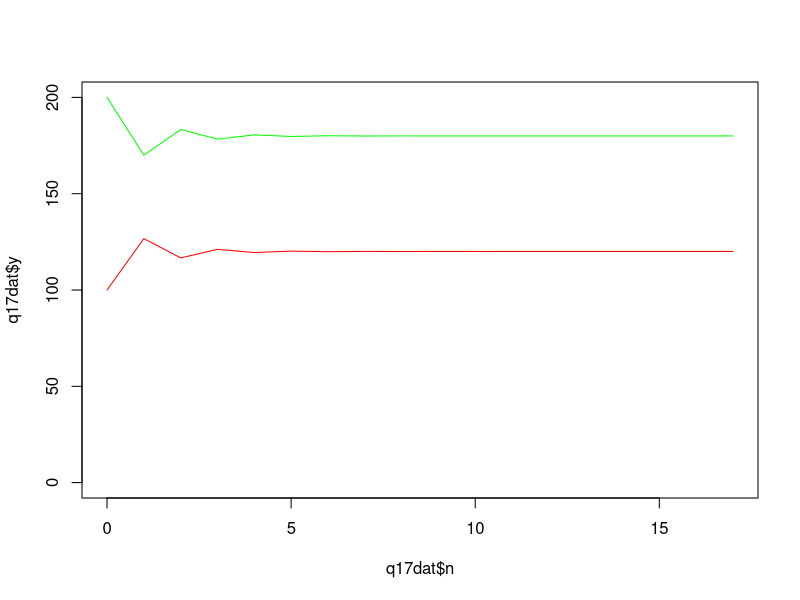
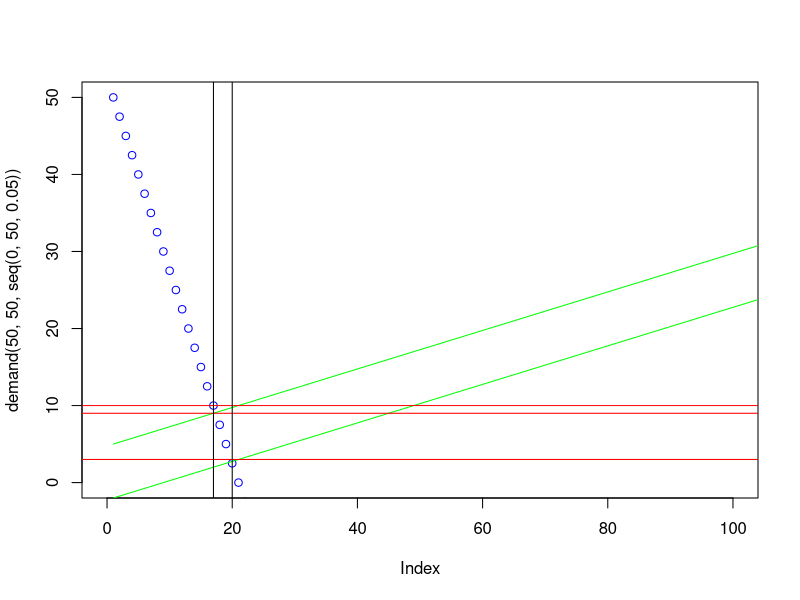
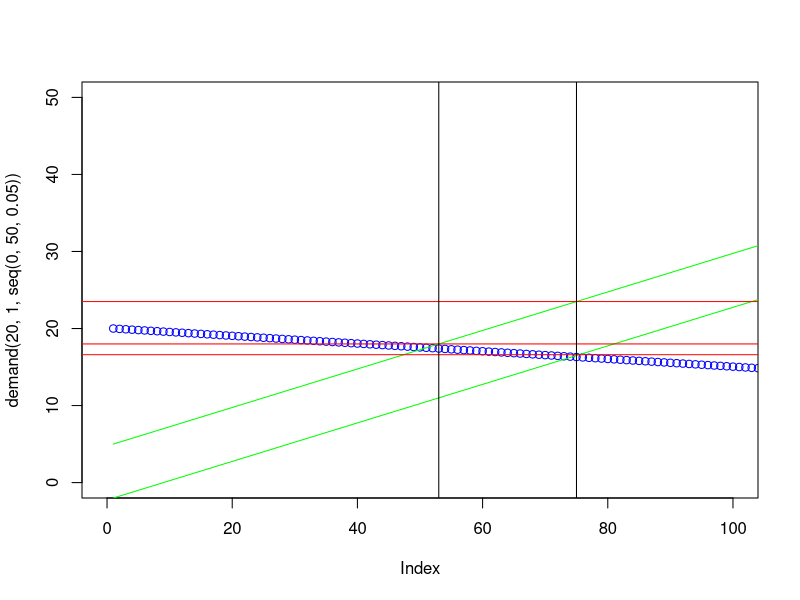
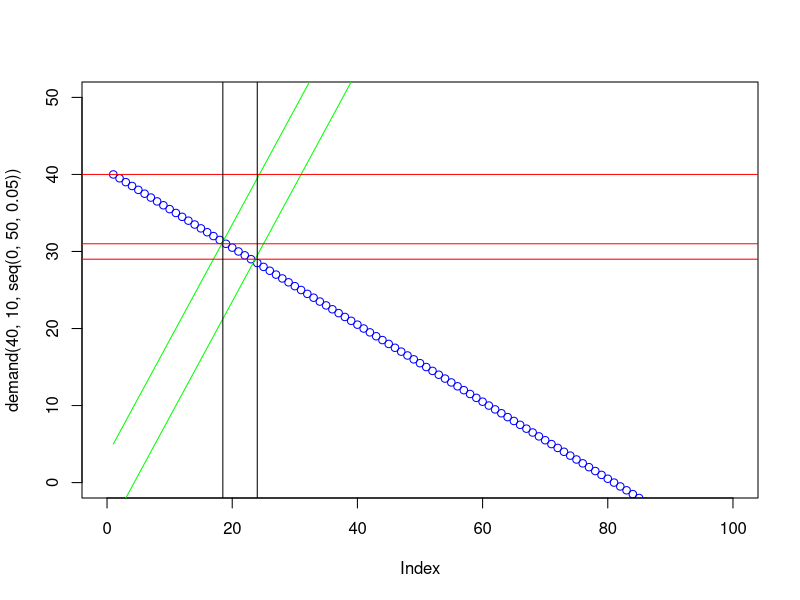
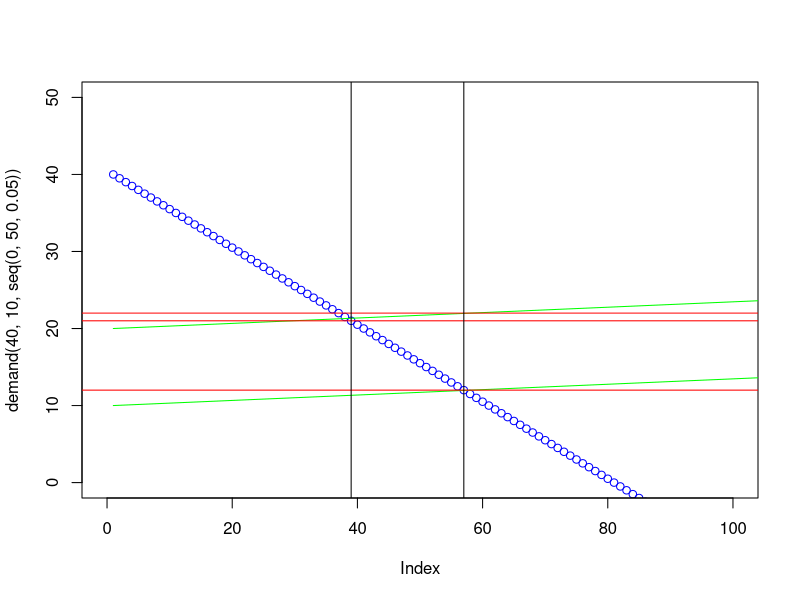

The R script that drew these images, in order:
## ---- chunk 1
knitr::opts_chunk$set(echo = TRUE)
## ---- chunk 2
y17 <- function(x){120 + .5 * x}
x17 <- function(y){60 + (1/3)*y}

q17 <- function(x0, y0, iters){
  n <- c(0:iters)
  x <- c(x0, 1:iters)
  y <- c(y0, 1:iters)
  
  for(i in 1:iters){
    x[i+1] <- x17(y[i])
    y[i+1] <- y17(x[i])
  }
  solution <- data.frame(n,x,y)
  return(solution)
}

q17(100,200,17)
q17dat <- q17(100,200,17)

#A: graph results
plot(q17dat$n, q17dat$y, type="l", col="green", ylim=(c(0,200)))
lines(q17dat$n, q17dat$x, type="l", col="red")

#B: Is an equlibrium value reached?
#An equilibrium value is reached at x=120, y=180

#C: Try other starting values. Do you think the equilibrium value is stable?
q17(200,100,17)[15:17,] #looks stable
q17(150,150,17)[15:17,] #still looks stable

#D: Explore other values for the survival coefficients of Countries X and Y . Describe your results.
y17d <- function(sc, x){120 + sc * x}
x17d <- function(sc, y){60 + sc * y}

q17d <- function(x0, y0, iters, scx, scy){
  n <- c(0:iters)
  x <- c(x0, 1:iters)
  y <- c(y0, 1:iters)
  
  for(i in 1:iters){
    x[i+1] <- x17d(scx, y[i])
    y[i+1] <- y17d(scy, x[i])
  }
  solution <- data.frame(n,x,y)
  return(solution)
}

#at .7/.4 (all three reach equilibrium at 200/200 ish)
q17d(100,200,17, .7, .4)[15:17,] 
q17d(200,100,17, .7, .4)[15:17,] 
q17d(150,150,17, .7, .4)[15:17,] 

#at .9/.1 (all three reach equilibrium at 184.6/138.4 ish)
q17d(100,200,17, .9, .1)[15:17,] 
q17d(200,100,17, .9, .1)[15:17,] 
q17d(150,150,17, .9, .1)[15:17,] 

#So takeaway is that this is a generally stable system, and the survival coefficient defines the equlibrium values
## ---- chunk 3
demand <- function(a,b,p){a-(b*p)}
supply <- function(a,b,p){a+(b*p)}

plot(demand(50,50,seq(0,50,.05)), ylim = c(0,50), xlim = c(0,100), col = "blue")
lines(supply(-2,5, seq(0,50,.05)), col = "green")
lines(supply(5,5, seq(0,50,.05)), col = "green")
abline(h = 10, col = "red")
abline(h = 9, col = "red")
abline(h = 3, col = "red")
abline(v = 20)
abline(v = 17)
## ---- chunk 4
demand <- function(a,b,p){a-(b*p)}
supply <- function(a,b,p){a+(b*p)}

plot(demand(20,1,seq(0,50,.05)), ylim = c(0,50), xlim = c(0,100), col = "blue")
lines(supply(-2,5, seq(0,50,.05)), col = "green")
lines(supply(5,5, seq(0,50,.05)), col = "green")
abline(h = 23.5, col = "red")
abline(h = 18, col = "red")
abline(h = 16.6, col = "red")
abline(v = 53)
abline(v = 75)
## ---- chunk 5
demand <- function(a,b,p){a-(b*p)}
supply <- function(a,b,p){a+(b*p)}

plot(demand(40,10,seq(0,50,.05)), ylim = c(0,50), xlim = c(0,100), col = "blue")
lines(supply(-5,30, seq(0,50,.05)), col = "green")
lines(supply(5,30, seq(0,50,.05)), col = "green")
abline(h = 40, col = "red")
abline(h = 31, col = "red")
abline(h = 29, col = "red")
abline(v = 18.5)
abline(v = 24)
## ---- chunk 6
demand <- function(a,b,p){a-(b*p)}
supply <- function(a,b,p){a+(b*p)}

plot(demand(40,10,seq(0,50,.05)), ylim = c(0,50), xlim = c(0,100), col = "blue")
lines(supply(20,.7, seq(0,50,.05)), col = "green")
lines(supply(10,.7, seq(0,50,.05)), col = "green")
abline(h = 22, col = "red")
abline(h = 21, col = "red")
abline(h = 12, col = "red")
abline(v = 39)
abline(v = 57)
